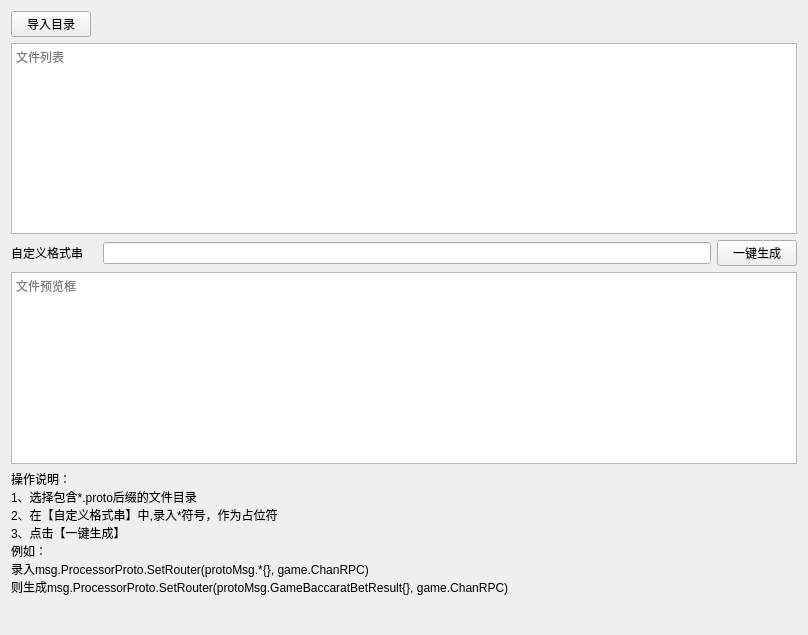
<?xml version="1.0" encoding="UTF-8"?>
<ui version="4.0">
 <class>Widget</class>
 <widget class="QWidget" name="Widget">
  <property name="geometry">
   <rect>
    <x>0</x>
    <y>0</y>
    <width>808</width>
    <height>635</height>
   </rect>
  </property>
  <property name="windowTitle">
   <string>Widget</string>
  </property>
  <layout class="QGridLayout" name="gridLayout">
   <item row="0" column="0">
    <widget class="QPushButton" name="pushButton">
     <property name="text">
      <string>导入目录</string>
     </property>
    </widget>
   </item>
   <item row="2" column="2">
    <widget class="QLineEdit" name="lineEdit"/>
   </item>
   <item row="1" column="0" colspan="4">
    <widget class="QTextBrowser" name="textBrowser_file">
     <property name="placeholderText">
      <string>文件列表</string>
     </property>
    </widget>
   </item>
   <item row="2" column="3">
    <widget class="QPushButton" name="pushButton_2">
     <property name="text">
      <string>一键生成</string>
     </property>
    </widget>
   </item>
   <item row="2" column="0">
    <widget class="QLabel" name="label_2">
     <property name="text">
      <string>自定义格式串</string>
     </property>
    </widget>
   </item>
   <item row="3" column="0" colspan="4">
    <widget class="QTextBrowser" name="textBrowserShow">
     <property name="placeholderText">
      <string>文件预览框</string>
     </property>
    </widget>
   </item>
   <item row="4" column="0" colspan="3">
    <widget class="QLabel" name="label">
     <property name="text">
      <string>操作说明：
1、选择包含*.proto后缀的文件目录      
2、在【自定义格式串】中,录入*符号，作为占位符      
3、点击【一键生成】
例如：
录入msg.ProcessorProto.SetRouter(protoMsg.*{}, game.ChanRPC)
则生成msg.ProcessorProto.SetRouter(protoMsg.GameBaccaratBetResult{}, game.ChanRPC)

</string>
     </property>
     <property name="wordWrap">
      <bool>true</bool>
     </property>
    </widget>
   </item>
  </layout>
 </widget>
 <layoutdefault spacing="6" margin="11"/>
 <resources/>
 <connections/>
</ui>
